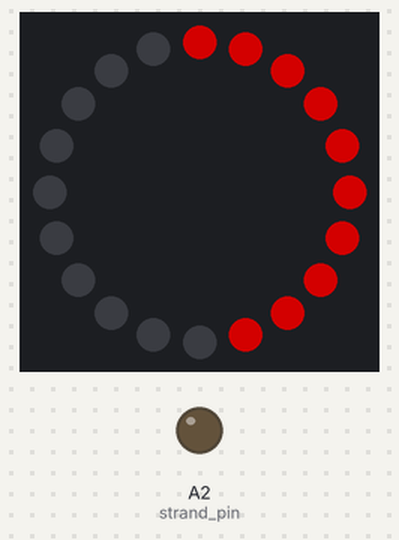
Bench run of a program on a simulated Circuit Playground running CircuitPython. Parts: 20 RGB LEDs in a ring, first at the top, clockwise, output pins drawn as LEDs (lit = HIGH). Dim RGB values are drawn brighter than linear.

Above: at 0.46 s.
At 3.3 s:
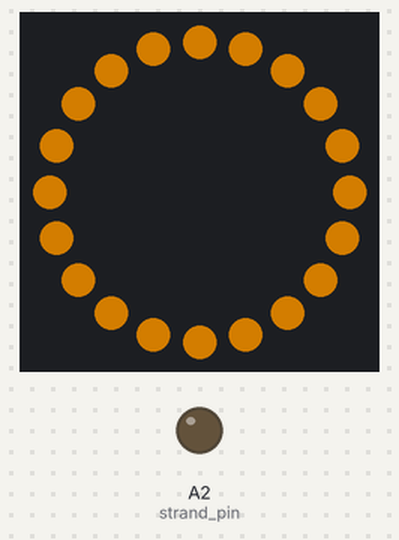
At 5.9 s:
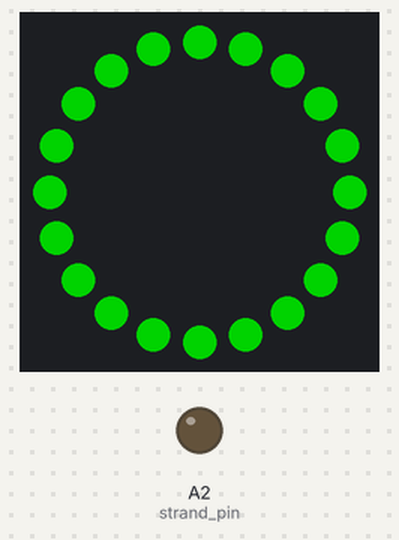
At 11.2 s:
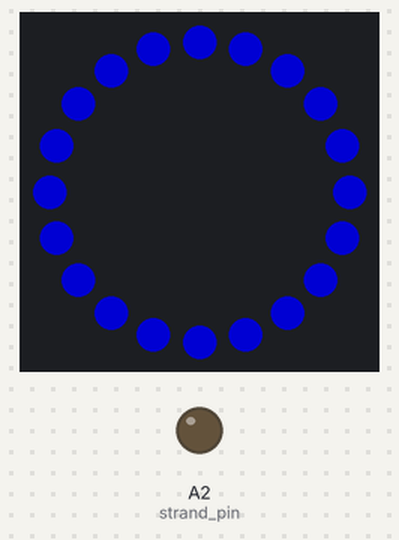
At 18.8 s:
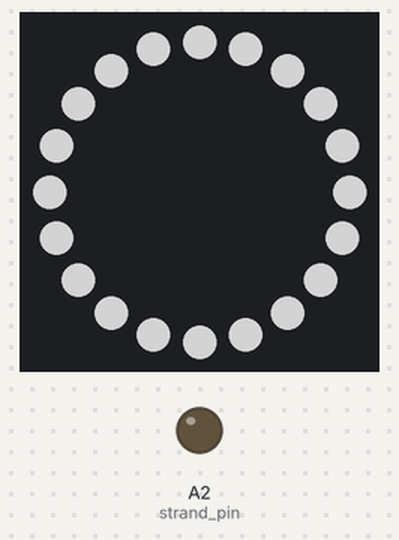
At 38.2 s:
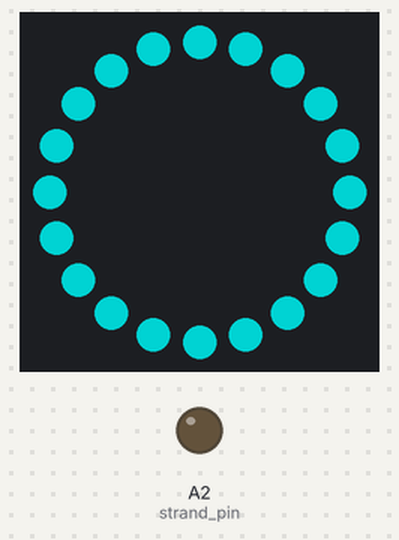

Measured:
- what the display in image 4 shows lasts 3.0 s, from 18.7 s to 21.7 s

The program:

code.py
```python
# Circuit Playground NeoPixel
import time
import board
import digitalio
import neopixel

## Adding this for external strand support
strand_pin = digitalio.DigitalInOut(board.A2)
strand_pin.switch_to_output()

# global varialbes
number_of_lights = 20

# pixels = neopixel.NeoPixel(board.NEOPIXEL, 10, brightness=0.2, auto_write=False)
pixels = neopixel.NeoPixel(board.D6, number_of_lights, brightness=0.5, auto_write=False)

# choose which demos to play
# 1 means play, 0 means don't!
color_chase_demo = 1
flash_demo = 1
rainbow_demo = 1
rainbow_cycle_demo = 1


def wheel(pos):
    # Input a value 0 to 255 to get a color value.
    # The colours are a transition r - g - b - back to r.
    if pos < 0 or pos > 255:
        return (0, 0, 0)
    if pos < 85:
        return (255 - pos * 3, pos * 3, 0)
    if pos < 170:
        pos -= 85
        return (0, 255 - pos * 3, pos * 3)
    pos -= 170
    return (pos * 3, 0, 255 - pos * 3)


def color_chase(color, wait):
    for i in range(number_of_lights):
        pixels[i] = color
        time.sleep(wait)
        pixels.show()
    time.sleep(2)


def rainbow_cycle(wait):
    for j in range(255):
        for i in range(number_of_lights):
            rc_index = (i * 256 // 10) + j * 5
            pixels[i] = wheel(rc_index & 255)
        pixels.show()
        time.sleep(wait)


def rainbow(wait):
    for j in range(255):
        for i in range(number_of_lights):
            idx = int(i + j)
            pixels[i] = wheel(idx & 255)
        pixels.show()
        time.sleep(wait)


RED = (255, 0, 0)
YELLOW = (255, 150, 0)
GREEN = (0, 255, 0)
CYAN = (0, 255, 255)
BLUE = (0, 0, 255)
PURPLE = (180, 0, 255)
WHITE = (255, 255, 255)
OFF = (0, 0, 0)

while True:
    if color_chase_demo:
        color_chase(RED, 0.03)  # Increase the number to slow down the color chase
        color_chase(YELLOW, 0.03)
        color_chase(GREEN, 0.03)
        color_chase(CYAN, 0.03)
        color_chase(BLUE, 0.03)
        color_chase(PURPLE, 0.03)
        # color_chase(OFF, 0.03)

    if flash_demo:
        pixels.fill(RED)
        pixels.show()
        # Increase or decrease to change the speed of the solid color change.
        time.sleep(1)
        pixels.fill(GREEN)
        pixels.show()
        time.sleep(1)
        pixels.fill(BLUE)
        pixels.show()
        time.sleep(1)
        pixels.fill(WHITE)
        pixels.show()
        time.sleep(3)

    if rainbow_cycle_demo:
        rainbow_cycle(0.01)  # Increase the number to slow down the rainbow.

    if rainbow_demo:
        rainbow(0.01)  # Increase the number to slow down the rainbow.
```
